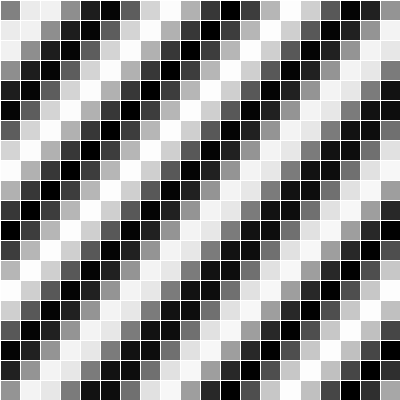
Frame 1 (no input)
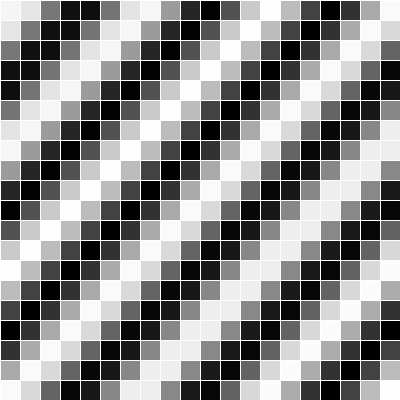
Frame 60 (the mouse pressed at the canvas centre just before this capture)
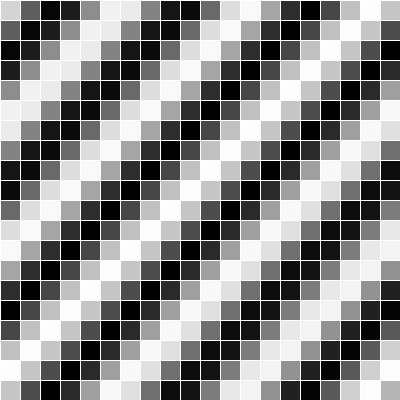
Frame 120 (the mouse held since frame 60 and released just before this capture)

The Processing sketch that drew these frames (run headless with seeded random() and noise(); from frame 60 on, the mouse is pressed at the canvas centre):

// Processing sketch: sketch_2d_array
// ── sketch_2d_array.pde
Cell[][] grid;

int a = 20;
int b = 20;

void setup()
{
  size(400,400);
  grid = new Cell[a][b];
  for (int i = 0; i < a; i++)
  {
    for (int j = 0; j < b; j++)
    {
      grid[i][j] = new Cell(i*20, j*20, 20, 20, i+j);
    }
  }
}

void draw()
{
  background(0);
  
  for (int i = 0; i < a; i++)
  {
    for (int j = 0; j < b; j++)
    {
      // Oscillate and display each object
      grid[i][j].oscillate();
      grid[i][j].display();
    }
  }
}

// ── class_Cell.pde
class Cell
{
  float x,y;
  float w,h;
  float angle;

  Cell(float tempX, float tempY, float tempW, float tempH, float tempAngle)
  {
    x = tempX;
    y = tempY;
    w = tempW;
    h = tempH;
    angle = tempAngle;
  } 
  
  // Oscillation means increase angle
  void oscillate()
  {
    angle += 0.02; 
  }

  void display()
  {
    stroke(255);
    // Color calculated using sine wave
    fill(127+127*sin(angle));
    rect(x,y,w,h); 
  }
}
